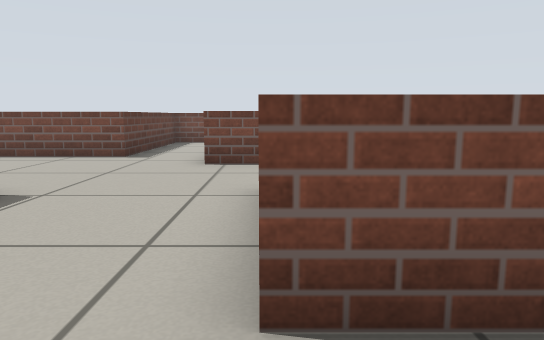
View 1 (above)

24 first-person views from a walk through a robot-simulator world made for Gazebo. The camera is 0.52 m above the floor, tilts 8° down and sees 70° across. The floor is counted in squares, 0.5 m on a side. Each view is taken from the middle of a square. On the plan, view 1 faces up. The plan holds only what a view shows up to about 14 squares ahead; the rest is blank.

View 2
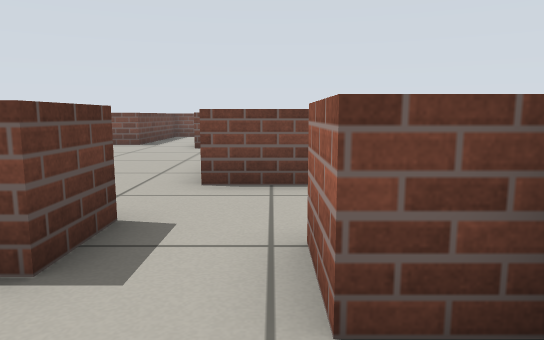

View 3
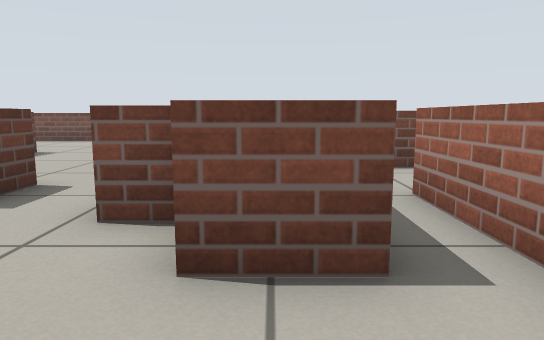

View 4
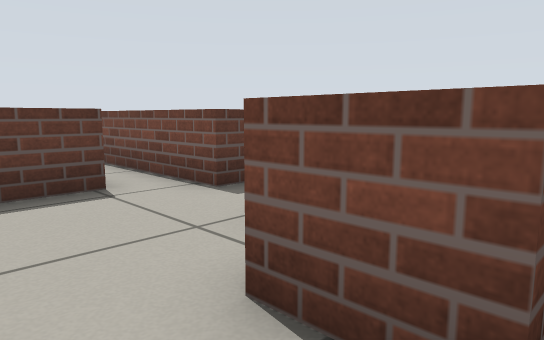

View 5
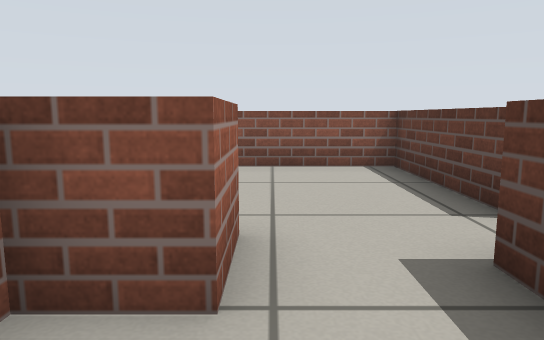

View 6
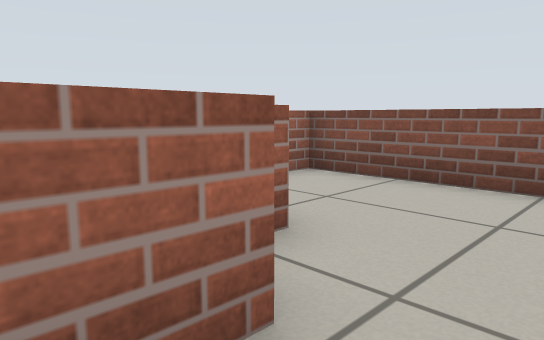

View 7
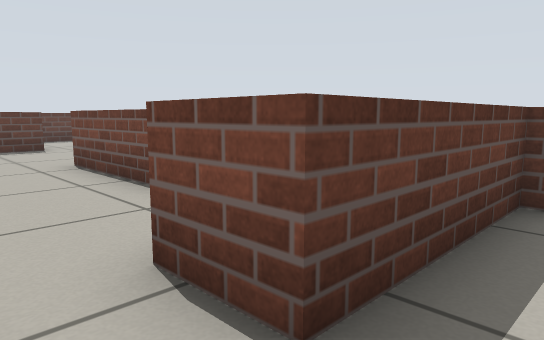

View 8
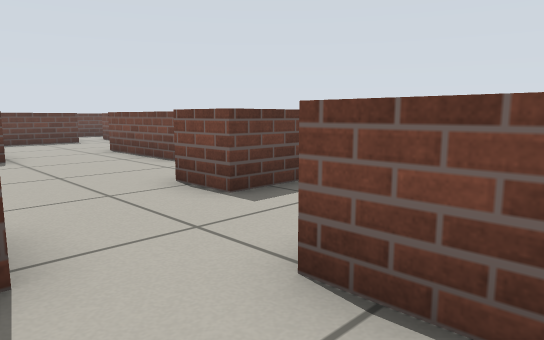

View 9
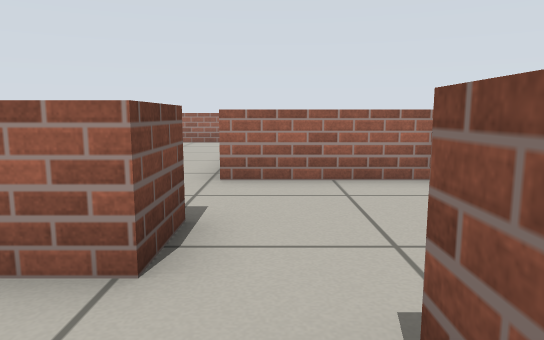

View 10
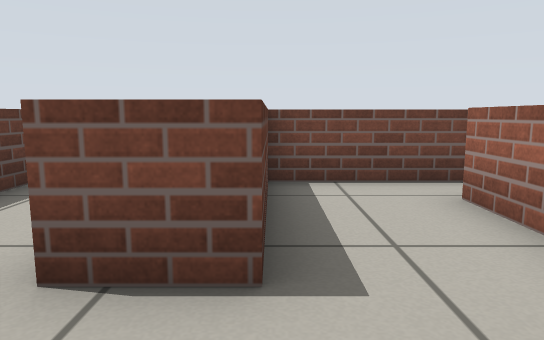

View 11
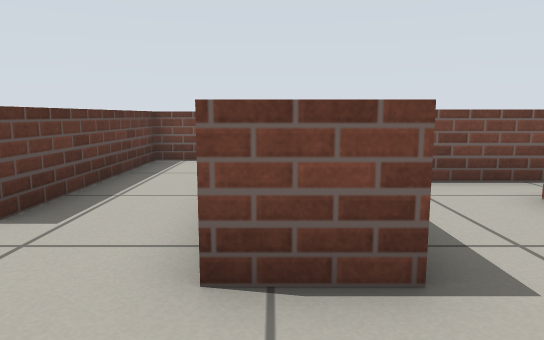

View 12
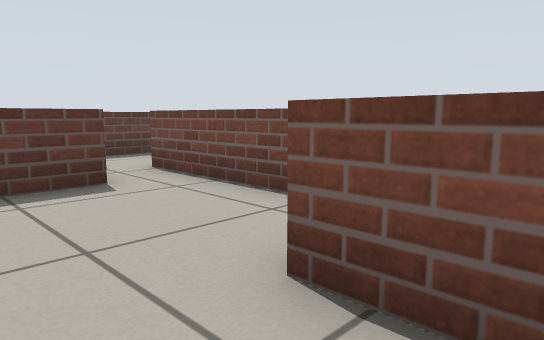

View 13
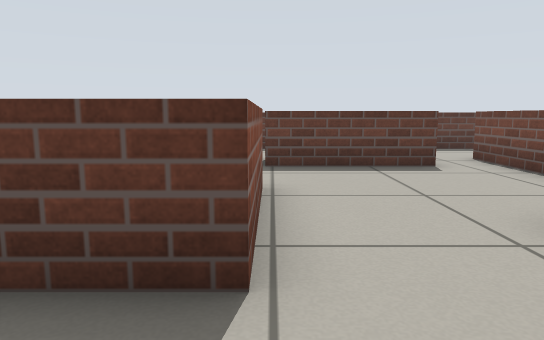

View 14
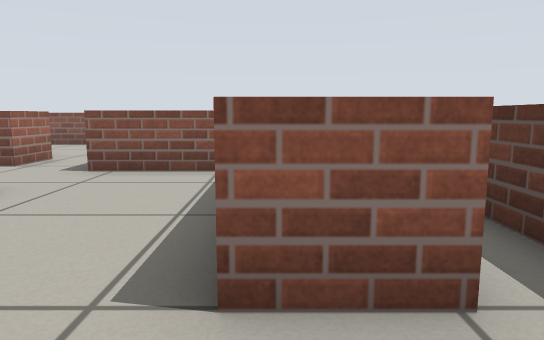

View 15
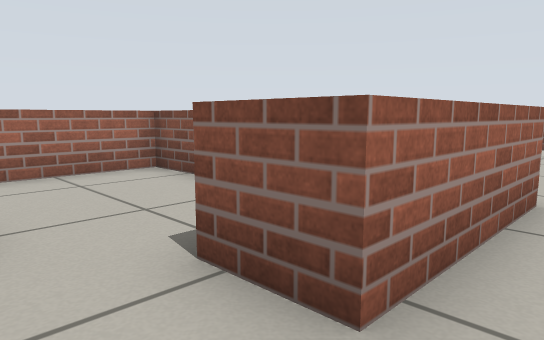

View 16
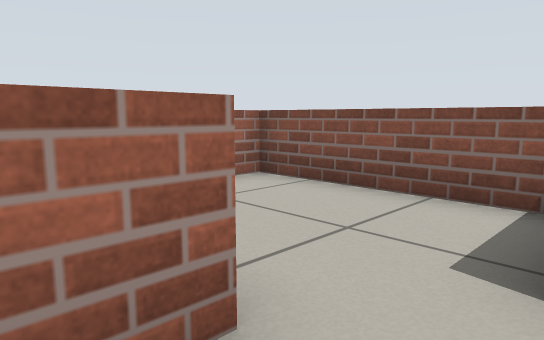

View 17
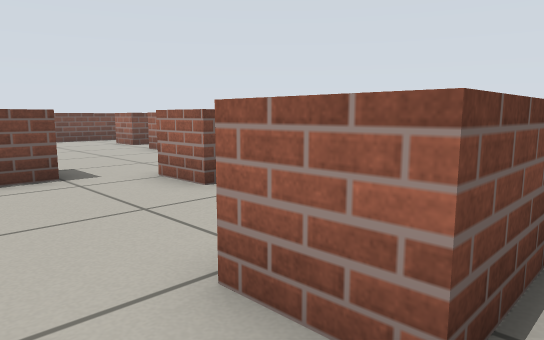

View 18
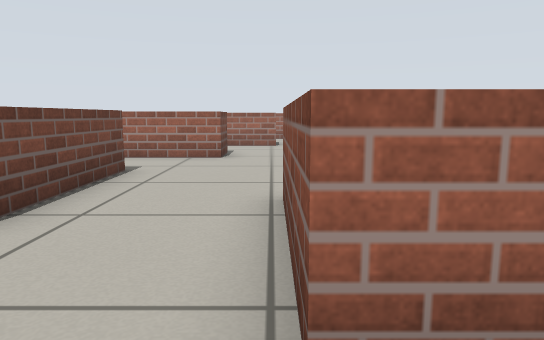

View 19
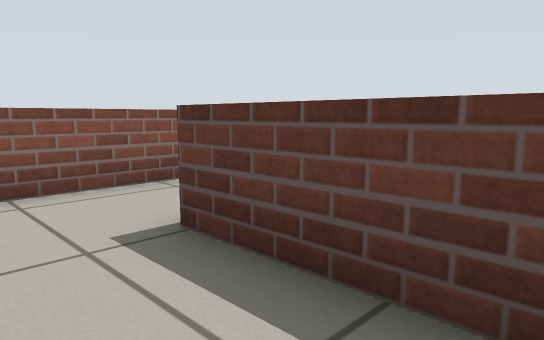

View 20
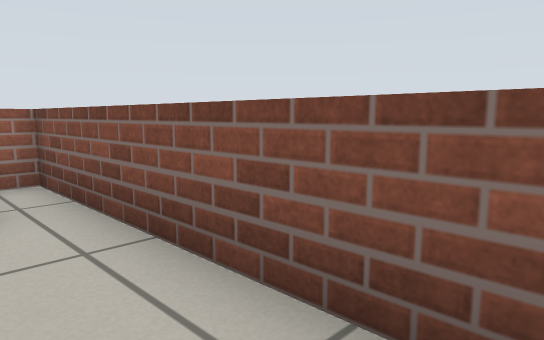

View 21
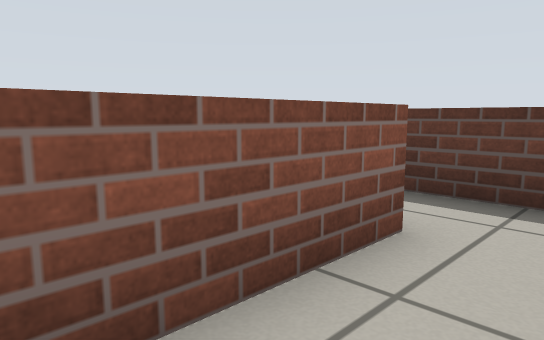

View 22
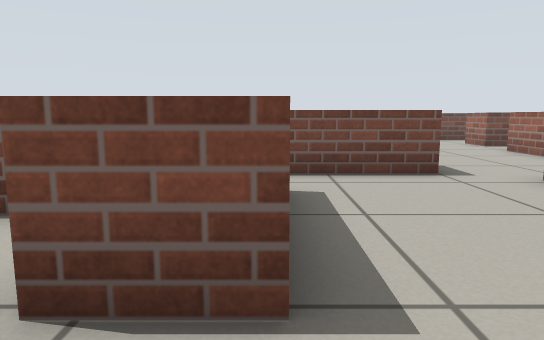

View 23
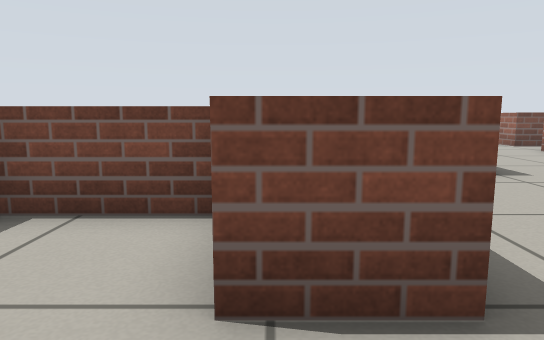

View 24
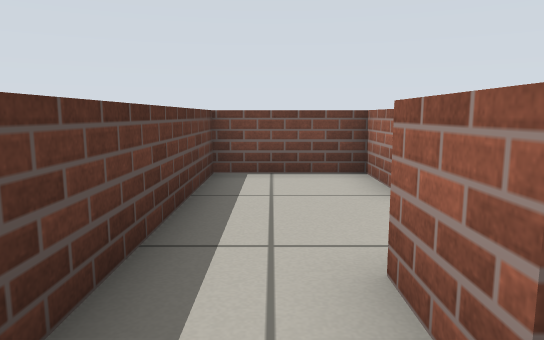

### Floor plan
Ten units are one square. View 1 is at (0, 0); x grows to the right and y downward. Boxes are objects, and circles mark ways between rooms. Rooms are numbered by the first view taken in them; rooms with no view inside come last. Other rooms are left out.
<svg viewBox="-166 -155 233 229">
<path fill="none" stroke="#000" d="M16 -17 -1 -17M13 9 25 9M24 23 13 23 13 9M-15 28 -15 69 49 69 49 62M39 36 24 36M-5 2 -5 16 -46 16M24 -69 24 -109M-1 -55 14 -55M34 -121 -1 -121 -1 -83M39 -69 24 -69M18 -31 62 -31 62 -69M-51 -51 -36 -51M-96 -69 -62 -69 -62 -54M-1 -83 -14 -83 -14 -108M-90 -118 -134 -118M-119 -104 -119 -69M-26 -150 -37 -150 -37 -98 -76 -98 -76 -112M-1 -17 -1 -55M-30 2 -5 2M-119 -69 -134 -69M-96 -55 -96 -69M-142 -44 -76 -44M-133 -74 -133 -90 -161 -90 -161 -46M-142 -30 -142 -44M-161 -46 -161 -34"/>
<circle cx="0" cy="10" r="3" fill="#2a7"/>
<circle cx="0" cy="-10" r="3" fill="#2a7"/>
<circle cx="20" cy="-60" r="3" fill="#2a7"/>
<circle cx="0" cy="-65" r="3" fill="#2a7"/>
<circle cx="-110" cy="-70" r="3" fill="#2a7"/>
<circle cx="-125" cy="-55" r="3" fill="#2a7"/>
<circle cx="-150" cy="-35" r="3" fill="#2a7"/>
<text x="0" y="-10">1</text>
<text x="10" y="40">2</text>
<text x="10" y="-80">3</text>
<text x="40" y="-50">4</text>
<text x="-50" y="-80">5</text>
<text x="-120" y="-60">6</text>
<text x="-150" y="-70">7</text>
<text x="-120" y="-20">8</text>
</svg>
Room 1 opens to room 2. Room 1 opens to room 5. Room 3 opens to room 4. Room 3 opens to room 5. Room 5 opens to room 6. Room 6 opens to room 7. Room 7 opens to room 8.

Where each view was taken, in squares from view 1:
view 1: 0 up, 0 right, facing up
view 2: 4 down, 1 right, facing up
view 3: 6 down, 3 right, facing up
view 4: 5 down, 4 right, facing up-left
view 5: 1 up, 1 right, facing down
view 6: 1 down, 0 right, facing down-right
view 7: 7 up, 1 right, facing up-left
view 8: 5 up, 4 right, facing up-left
view 9: 6 up, 0 right, facing right
view 10: 6 up, 0 right, facing up
view 11: 6 up, 1 left, facing up
view 12: 8 up, 6 left, facing up-left
view 13: 7 up, 4 left, facing left
view 14: 7 up, 4 left, facing down
view 15: 7 up, 1 left, facing down-right
view 16: 8 up, 1 right, facing down-right
view 17: 5 up, 11 left, facing up-right
view 18: 7 up, 11 left, facing right
view 19: 10 up, 10 left, facing down-left
view 20: 6 up, 14 left, facing down-right
view 21: 6 up, 11 left, facing down-left
view 22: 5 up, 12 left, facing up
view 23: 5 up, 13 left, facing up
view 24: 2 up, 15 left, facing up
